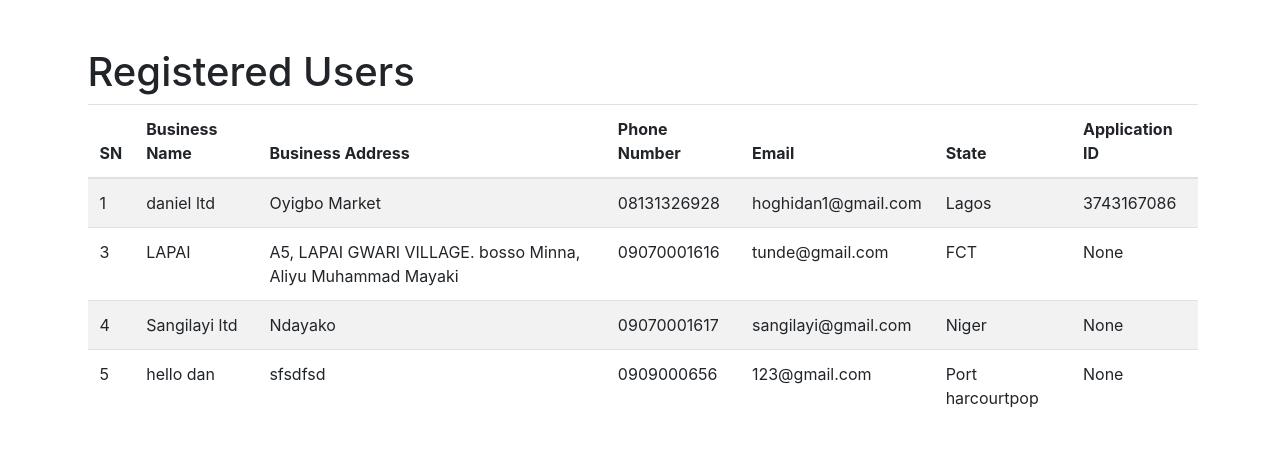
/users, run on an earlier commit of the app's database.
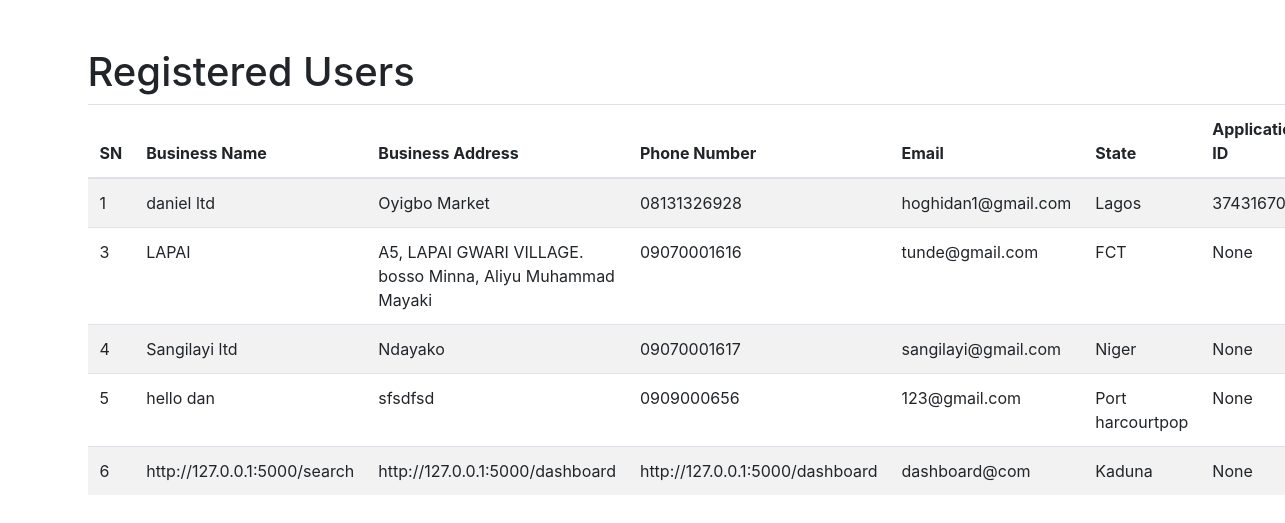
And on a later commit of the database.
### app.py (models this page shows)
class User(UserMixin, db.Model):
    id = db.Column(db.Integer, primary_key=True)
    business_name = db.Column(db.String(150), nullable=False)
    business_address = db.Column(db.String(150), nullable=False)
    phone_number = db.Column(db.String(15), nullable=False)
    email = db.Column(db.String(100), unique=True, nullable=False)
    state = db.Column(db.String(50), nullable=False)
    password = db.Column(db.String(200), nullable=False)
    prediction_id = db.Column(db.String(36), unique=True, nullable=True)
    is_admin = db.Column(db.Boolean, default=False)
    business_project = db.Column(db.String(150), nullable=True)
    value_chain_cat = db.Column(db.String(150), nullable=True)
    borrowing_relationship = db.Column(db.String(10), nullable=True)
    fresh_loan_request = db.Column(db.String(15), nullable=True)
    request_submitted_to_bank = db.Column(db.String(10), nullable=True)
    feasibility_study_available = db.Column(db.String(10), nullable=True)
    proposed_facility_amount = db.Column(db.Float(20), nullable=True)
    PURPOSE_OF_FACILITY = db.Column(db.String(100), nullable=True)
    NAME_OF_BANK = db.Column(db.String(100), nullable=True)
    SECURITY_PROPOSED = db.Column(db.String(100), nullable=True)
    HIGHLIGHTS_OF_DISCUSSION = db.Column(db.Text)
    RM_BM_NAME_PHONE_NUMBER = db.Column(db.String(100), nullable=True)
    RM_BM_EMAIL = db.Column(db.String(100), nullable=True)
    STATUS_UPDATE = db.Column(db.Text)
    CHALLENGES = db.Column(db.Text)
    PROPOSED_NEXT_STEPS = db.Column(db.Text)

### app.py (the view)
@app.route('/users')
def show_users():
    users = User.query.all()
    return render_template('users.html', users=users)

### app.py (called while the page is built)
@app.before_request
def before_request():
    session.permanent = True
    app.permanent_session_lifetime = timedelta(minutes=10)
    session.modified = True
    session['last_activity'] = time.time()

### templates/users.html (shortened to what this page needs)
<!DOCTYPE html>
<html lang="en">
<head>
    <link href="https://stackpath.bootstrapcdn.com/bootstrap/4.5.2/css/bootstrap.min.css" rel="stylesheet">
</head>
<body>
    <div class="container mt-5">
        <h1>Registered Users</h1>
        <table class="table table-striped">
            <thead>
                <tr>
                    <th>SN</th>
                    <th>Business Name</th>
                    <th>Business Address</th>
                    <th>Phone Number</th>
                    <th>Email</th>
                    <th>State</th>
                    <th>Application ID</th>
                </tr>
            </thead>
            <tbody>
                {% for user in users %}
                <tr>
                    <td>{{ user.id }}</td>
                    <td>{{ user.business_name }}</td>
                    <td>{{ user.business_address }}</td>
                    <td>{{ user.phone_number }}</td>
                    <td>{{ user.email }}</td>
                    <td>{{ user.state }}</td>
                    <td>{{ user.prediction_id }}</td>
                </tr>
                {% endfor %}
            </tbody>
        </table>
    </div>
</body>
</html>

What changed in the data, as far as the page shows it:
added User: id "6", business_name "http://127.0.0.1:5000/search", business_address "http://127.0.0.1:5000/dashboard", phone_number "http://127.0.0.1:5000/dashboard", email "dashboard@com", state "Kaduna", prediction_id "None"
